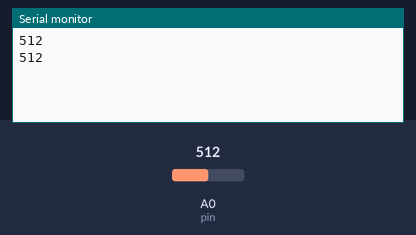
A sketch run on a simulated Arduino Uno, built with avr-gcc and run on an emulated ATmega328P. Shown: the last lines printed to the serial monitor. The test bench sets the inputs (shaded band); at power-on: A0 (pin) = 512.

Above: at 1.8 s.
1.9 s: A0 (pin) set to 716
At 2.8 s:
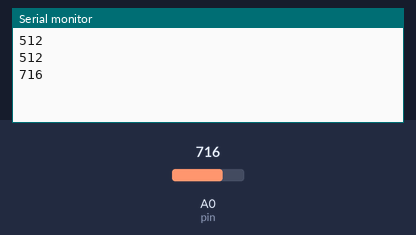
3.4 s: A0 (pin) set to 900
At 4.4 s:
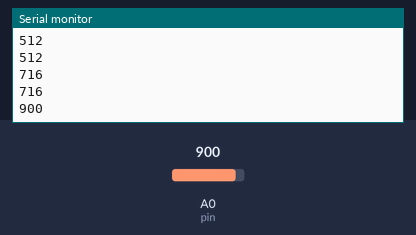
Timing chart, 0 to 6.4 s (numbered marks = the images above; inputs shaded):
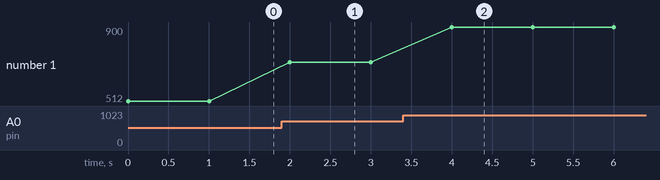

Measured:
- after the input at 1.9 s, the serial monitor: prints a new line after 0.10 s (image 1)
- after the input at 3.4 s, the serial monitor: prints a new line after 0.60 s (image 2)
- plotted number 1: 512 → 716 after the input at 1.9 s, 716 → 900 after the input at 3.4 s

The sketch:

LDRsensor.ino
```cpp
int pin = A0;       // 변수 pin를 선언하고, A0을 대입

void setup() {

Serial.begin(9600);  // 시리얼 통신을 시작하며, 속도는 9600으로 설정.

}

void loop() {

int val= analogRead(pin);  // val 변수에 pin(A0) 아날로그 값을 저장
Serial.println(val);   // 시리얼 통신을 통해 출력.
delay(1000);     // 1초 동안 딜레이.

}
```
